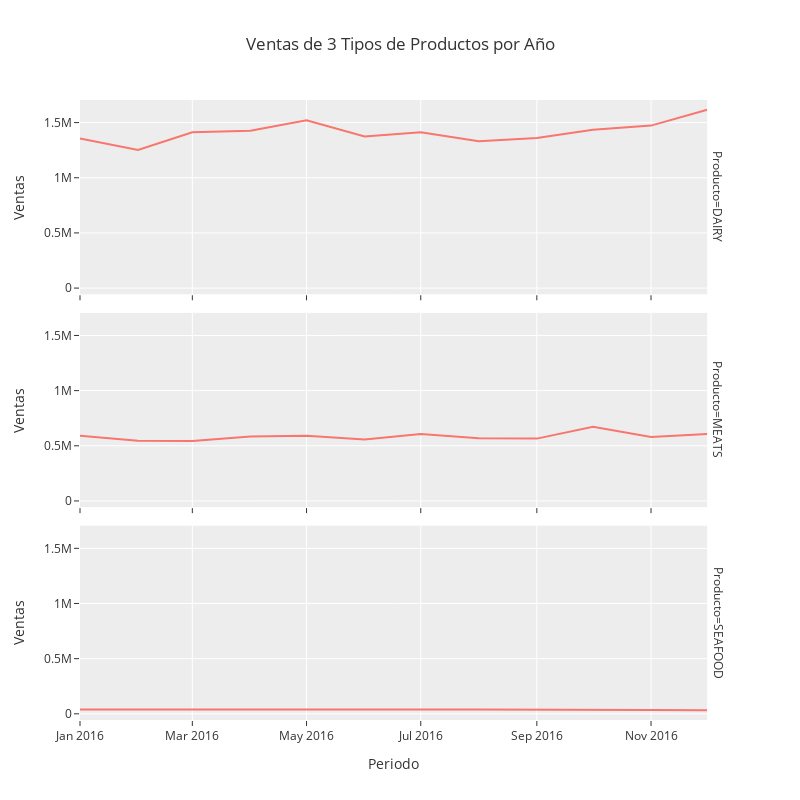

The notebook cell this image was saved under:
### Markdown cell above
# Plotly

### Code cell
# Plotly Express no soporta Subplots a un nivel de personalización como Matplotlib
# Sin embargo, podemos definir subplots automáticamente a partir de una columna con Facet Plots
# https://plotly.com/python/facet-plots/

fig = px.line(
    df2, 
    x=df2.index.values,
    y="sales",
    width=800, 
    height=800,
    template='ggplot2',
    title='Ventas de 3 Tipos de Productos por Año', 
    labels={
        "x": "Periodo",
        "sales": "Ventas",
        "family": "Producto"
    },
    facet_row = 'family' # Crea una fila por cada propiedad diferente en esta columna
    #facet_col = 'family' # Crea una columna por cada propiedad diferente en esta columna
)

fig.show()

### Figure 1 — Plotly figure (JSON) as saved in the notebook; plotly's stock layout.template omitted (floating-point values rounded to 4 significant figures)
{"data": [{"hovertemplate": "Producto=DAIRY<br>Periodo=%{x}<br>Ventas=%{y}<extra></extra>", "legendgroup": "", "line": {"color": "#F8766D", "dash": "solid"}, "marker": {"symbol": "circle"}, "mode": "lines", "name": "", "orientation": "v", "showlegend": false, "type": "scatter", "x": ["2016-01", "2016-02", "2016-03", "2016-04", "2016-05", "2016-06", "2016-07", "2016-08", "2016-09", "2016-10", "2016-11", "2016-12"], "xaxis": "x3", "y": [1354875, 1250980, 1411860, 1427146, 1520885, 1373631, 1412688, 1330689, 1360984, 1434197, 1472571, 1616687], "yaxis": "y3"}, {"hovertemplate": "Producto=MEATS<br>Periodo=%{x}<br>Ventas=%{y}<extra></extra>", "legendgroup": "", "line": {"color": "#F8766D", "dash": "solid"}, "marker": {"symbol": "circle"}, "mode": "lines", "name": "", "orientation": "v", "showlegend": false, "type": "scatter", "x": ["2016-01", "2016-02", "2016-03", "2016-04", "2016-05", "2016-06", "2016-07", "2016-08", "2016-09", "2016-10", "2016-11", "2016-12"], "xaxis": "x2", "y": [591100.0, 545000.0, 543500.0, 583700.0, 591500.0, 557500.0, 607700.0, 568500.0, 565000.0, 672100.0, 579000.0, 606000.0], "yaxis": "y2"}, {"hovertemplate": "Producto=SEAFOOD<br>Periodo=%{x}<br>Ventas=%{y}<extra></extra>", "legendgroup": "", "line": {"color": "#F8766D", "dash": "solid"}, "marker": {"symbol": "circle"}, "mode": "lines", "name": "", "orientation": "v", "showlegend": false, "type": "scatter", "x": ["2016-01", "2016-02", "2016-03", "2016-04", "2016-05", "2016-06", "2016-07", "2016-08", "2016-09", "2016-10", "2016-11", "2016-12"], "xaxis": "x", "y": [39270.0, 37060.0, 39250.0, 39350.0, 40020.0, 36850.0, 39440.0, 39490.0, 39020.0, 40270.0, 35420.0, 32010.0], "yaxis": "y"}], "layout": {"annotations": [{"font": {}, "showarrow": false, "text": "Producto=SEAFOOD", "textangle": 90, "x": 0.98, "xanchor": "left", "xref": "paper", "y": 0.1567, "yanchor": "middle", "yref": "paper"}, {"font": {}, "showarrow": false, "text": "Producto=MEATS", "textangle": 90, "x": 0.98, "xanchor": "left", "xref": "paper", "y": 0.5, "yanchor": "middle", "yref": "paper"}, {"font": {}, "showarrow": false, "text": "Producto=DAIRY", "textangle": 90, "x": 0.98, "xanchor": "left", "xref": "paper", "y": 0.8433, "yanchor": "middle", "yref": "paper"}], "height": 800, "legend": {"tracegroupgap": 0}, "title": {"text": "Ventas de 3 Tipos de Productos por Año"}, "width": 800, "xaxis": {"anchor": "y", "domain": [0, 0.98], "title": {"text": "Periodo"}}, "xaxis2": {"anchor": "y2", "domain": [0, 0.98], "matches": "x", "showticklabels": false}, "xaxis3": {"anchor": "y3", "domain": [0, 0.98], "matches": "x", "showticklabels": false}, "yaxis": {"anchor": "x", "domain": [0, 0.3133], "title": {"text": "Ventas"}}, "yaxis2": {"anchor": "x2", "domain": [0.3433, 0.6567], "matches": "y", "title": {"text": "Ventas"}}, "yaxis3": {"anchor": "x3", "domain": [0.6867, 1.0], "matches": "y", "title": {"text": "Ventas"}}}}
